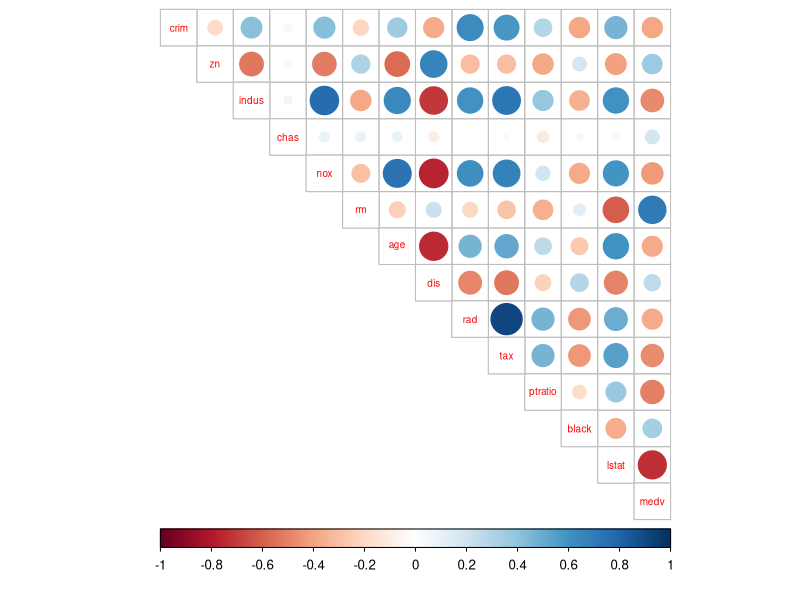
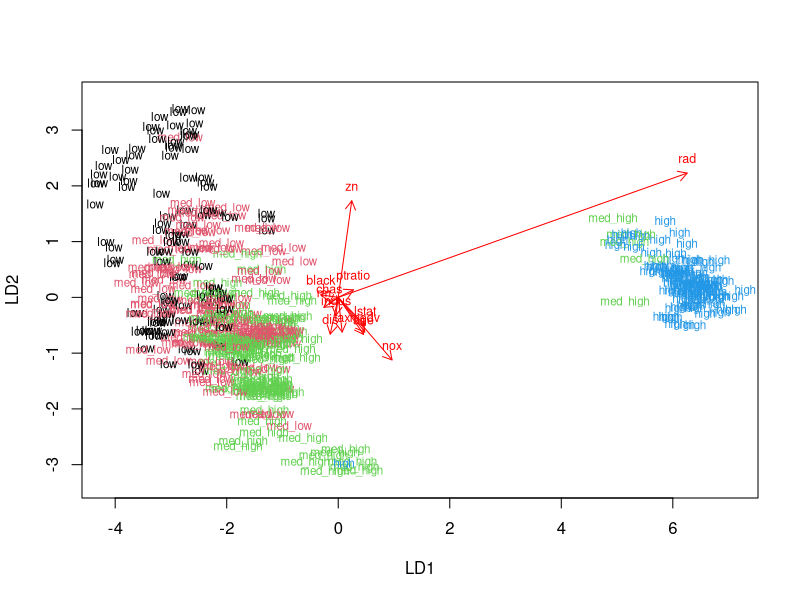
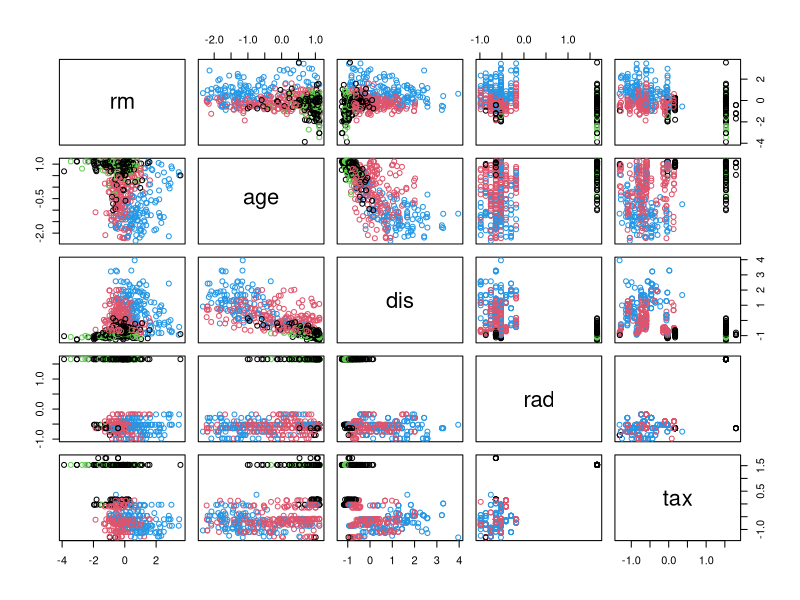
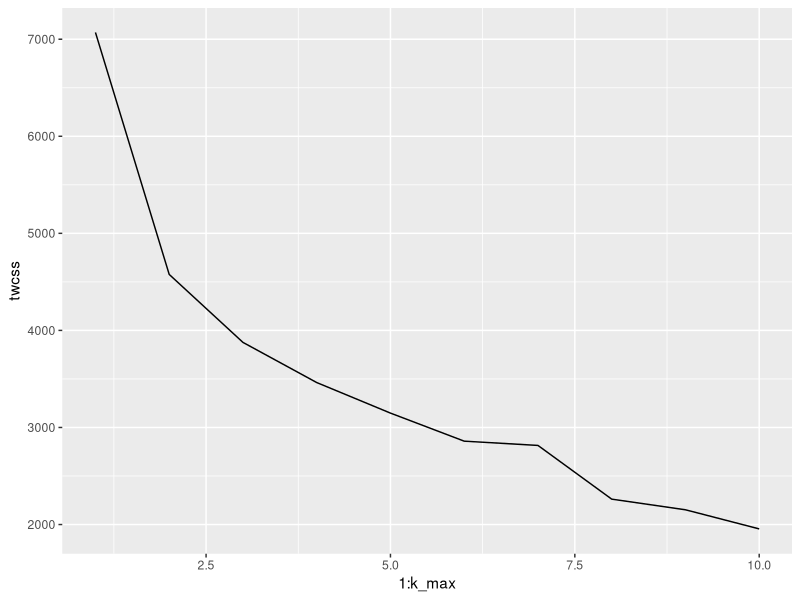
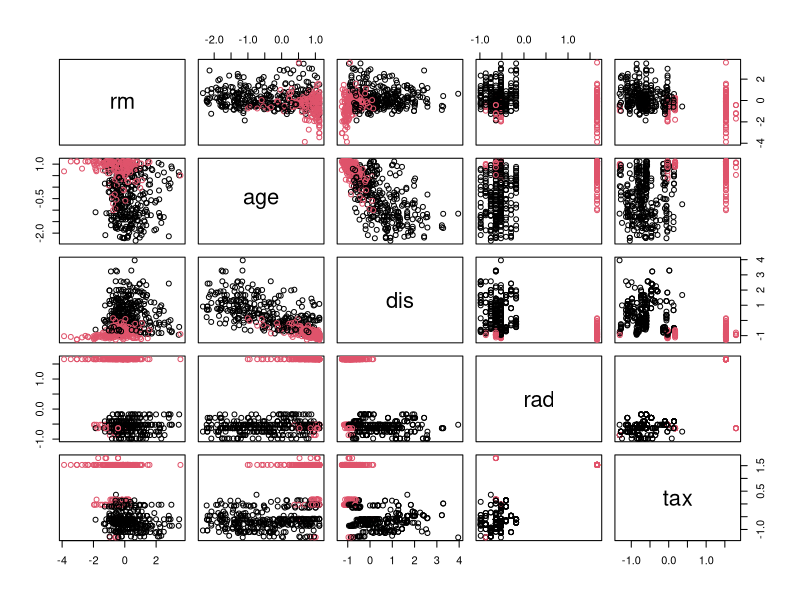

Write the R code that produced these figures, in order.
## ---- chunk 1
library(MASS)
summary(Boston)
dim(Boston)
str(Boston)
## ---- chunk 2
library(dplyr)
library(corrplot)
cor_matrix<-cor(Boston) %>% round(digits=2)
cor_matrix
corrplot(cor_matrix, method="circle", type="upper", cl.pos="b", tl.pos="d", tl.cex=0.6)
## ---- chunk 3
boston_scaled <- scale(Boston)
summary(boston_scaled)
class(boston_scaled)
boston_scaled <- as.data.frame(boston_scaled)
bins <- quantile(boston_scaled$crim)
crime <- cut(boston_scaled$crim, breaks = bins, include.lowest = TRUE, label=c("low","med_low", "med_high", "high"))
table(crime)
boston_scaled <- dplyr::select(boston_scaled, -crim)
boston_scaled <- data.frame(boston_scaled, crime)
## ---- chunk 4
n <- nrow(boston_scaled)
ind <- sample(n,  size = n * 0.8)
train <- boston_scaled[ind,]
test <- boston_scaled[-ind,]
correct_classes <- test$crime
test <- dplyr::select(test, -crime)
## ---- chunk 5
lda.fit <- lda(crime ~ . , data = train)
lda.fit
lda.arrows <- function(x, myscale = 1, arrow_heads = 0.1, color = "red", tex = 0.75, choices = c(1,2)){
  heads <- coef(x)
  arrows(x0 = 0, y0 = 0, 
         x1 = myscale * heads[,choices[1]], 
         y1 = myscale * heads[,choices[2]], col=color, length = arrow_heads)
  text(myscale * heads[,choices], labels = row.names(heads), 
       cex = tex, col=color, pos=3)
}
classes <- as.numeric(train$crime)
plot(lda.fit, dimen = 2, col=classes, pch=classes)
lda.arrows(lda.fit, myscale = 2)
## ---- chunk 6
lda.pred <- predict(lda.fit, newdata = test)
table(correct = correct_classes, predicted = lda.pred$class)
## ---- chunk 7
data("Boston")
boston_s <- scale(Boston)
boston_s <- as.data.frame(boston_s)
dist_eu <- dist(boston_s)
summary(dist_eu)
## ---- chunk 8
km <-kmeans(boston_s, centers = 4)
pairs(boston_s[6:10], col = km$cluster)
## ---- chunk 9
library(ggplot2)
set.seed(123)
k_max <- 10
twcss <- sapply(1:k_max, function(k){kmeans(boston_s, k)$tot.withinss})
qplot(x = 1:k_max, y = twcss, geom = 'line')
## ---- chunk 10
library(GGally)
km <-kmeans(boston_s, centers = 2)
pairs(boston_s[6:10],col = km$cluster)
